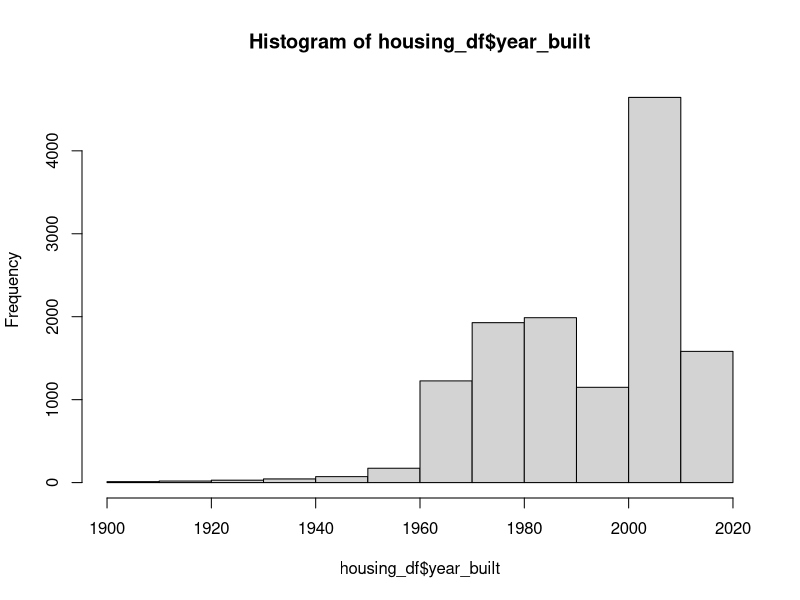

The R source for this figure: (Note: this script raises an error after producing the figure.)
# Assignment: 6.1 - Housing Data
# Name: Stoneburner, Kurt
# Date: 2020-07-06
removeColsFromDF <- function(input_df, removeCols){
  ###########################################################################
  ### Remove Columns from a a data frame the Hard Way!
  ### I don't like the clever answers from the Internet that I don't quite
  ### Understand.
  ###########################################################################
  ### Purpose: Return a data frame without the columns listed in removeCols
  ###########################################################################
  ### Variables #############################################################
  ###########################################################################
  ### input_df: Data Frame that needs columns removed
  ### removeCols: Vector of columns names as strings to be removed:
  ###             Example: c("date","Location","col1","col2")
  ###########################################################################
  
  
  ### Build a new vector of names by excluding values in removeCols
  newColNames <- lapply(colnames(input_df), function(x){
    
    
    if ( (x %in% removeCols) == FALSE) {return(x)}
    
  })
  
  ### Initialize output data frame with the first column from input. 
  ### This allows us to cbind in the loop. The first column will be
  ### removed later
  output_df = data.frame(input_df[1])
  
  ### Build output data frame by adding in columns from newColNames
  ### For each new column name
  for (i in 1:length(newColNames)){
    
    ########################################################################################
    ### Build column name
    ########################################################################################
    ### Not exactly sure why I need to unlist.
    ### probably should use a different function from lapply. Maybe capply? But this works
    ########################################################################################
    thisColName <- unlist(newColNames[i])
    
    output_df <- cbind(output_df,input_df[thisColName])
    
  }### END Each New Column Name
  
  return(output_df)
  
}### END RemoveColsFromDF
## Set the working directory to the root of your DSC 520 directory

#setwd("C:\\Users\\newcomb\\DSCProjects\\DSC\\DSC520\\wk06")
setwd("L:\\stonk\\projects\\DSC\\DSC\\DSC520\\wk06")


## Load the housing data
raw_housing_df <- read.csv("week-7-housing.csv")

## Remove the double date first column from CSV
#raw_housing_df <- raw_housing_df[2:length(colnames(raw_housing_df))]

head(raw_housing_df)
housing_df <- removeColsFromDF(raw_housing_df,c("lon",
                                                "lat",
                                                "addr_full",
                                                "ctyname",
                                                "postalctyn",
                                                "prop_type",
                                                "year_renovated",
                                                "current_zoning",
                                                "bath_full_count",
                                                "bath_half_count",
                                                "bath_3qtr_count",
                                                "present_use"))[,-1]

housing_df <- removeColsFromDF(raw_housing_df,c("lon",
                                                "lat",
                                                "addr_full",
                                                "ctyname",
                                                "postalctyn",
                                                "prop_type",
                                                "year_renovated",
                                                "current_zoning",
                                                "bath_full_count",
                                                "bath_half_count",
                                                "bath_3qtr_count",
                                                "sitetype",
                                                "sale_warning",
                                                "present_use",
                                                "sale_reason",
                                                "sale_instrument",
                                                "Sale.Date"))[,-1]

#### Combine the bathrooms
bath_total <- raw_housing_df$bath_full_count + (raw_housing_df$bath_half_count *.5) + (raw_housing_df$bath_3qtr_count *.75)

housing_df <- cbind(housing_df,bath_total)
tail(housing_df)

cor(housing_df)[1,]

### Calculate the age of the house (Sale Date - sale_year)
cor(housing_df)[1,]


### b.
### base_lm: Predicts Sale Price based on lot lot size
salePrice_base_lm <-  lm(Sale.Price ~ sq_ft_lot, data=housing_df)
summary(salePrice_base_lm)
salePrice_naieve_lm <-  lm(Sale.Price ~ zip5 + bedrooms + bath_total + square_feet_total_living, data=housing_df)
summary(salePrice_naieve_lm)
salePrice_complex_4_lm <-    lm(Sale.Price ~ square_feet_total_living + building_grade + bath_total, data=housing_df)
summary(salePrice_complex_4_lm)
salePrice_complex_6_lm <-    lm(Sale.Price ~ square_feet_total_living + building_grade + bedrooms + bath_total + year_built, data=housing_df)
summary(salePrice_complex_6_lm)

hist(housing_df$year_built)
hist(housing_df$house_age)
cor(housing_df$year_built,housing_df$house_age)

## c. Execute a summary() function on two variables defined in the previous step to compare the model results. What are the R2 and Adjusted R2 statistics? Explain what these results tell you about the overall model. Did the inclusion of the additional predictors help explain any large variations found in Sale Price?
summary(salePrice_base_lm)
cor(housing_df[2:length(housing_df)])
summary(salePrice_complex_lm)
head(housing_df)

cor(num_housing_df)[1,]
head(num_housing_df)

unique(bath_total)

hist(bath_total)
plot(bath_total,housing_df$Sale.Price)
plot(raw_housing_df$bath_full_count,housing_df$Sale.Price)

summary(raw_housing_df$bath_full_count)
summary(bath_total)

iqr_dumper_df <- housing_df[which(housing_df$bath_total <= 5),]
iqr_dumper_df <- iqr_dumper_df[which(iqr_dumper_df$bath_total > 1),]
nrow(iqr_dumper_df)
cor(iqr_dumper_df)[1,]
plot(iqr_dumper_df$bath_total,iqr_dumper_df$Sale.Price)
housing_df$Sale.Date <-  as.Date(housing_df$Sale.Date,  tryFormats = c("%m/%d/%Y") )
sale_year
housing_df <- cbind(housing_df,sale_year)
housing_df <- cbind(housing_df,year_built)



housing_df$year_built

housing_df[ which(housing_df$sale_year < housing_df$year_built),]

raw_housing_df[136,]

housing_df$Sale.Date

head(housing_df)
str(housing_df)
unique(raw_housing_df$sitetype)
unique(raw_housing_df$current_zoning)
unique(raw_housing_df$year_renovated)
unique(raw_housing_df$sale_reason)
unique(raw_housing_df$building_grade)
unique(raw_housing_df$present_use)
unique(raw_housing_df$sale_warning)
unique(raw_housing_df$sale_instrument)
unique(raw_housing_df$present_use)
hist(raw_housing_df$present_use)
unique(raw_housing_df$present_use)


present_use_count <- vapply(unique(raw_housing_df$present_use), function(x){
  thisUseVector <- raw_housing_df [ which(raw_housing_df$present_use == x),]
  
  return(nrow(thisUseVector))},numeric(1))

present_use_count

11931 / nrow(raw_housing_df)


length(unique(raw_housing_df$current_zoning))
current_zoning_count <- vapply(unique(raw_housing_df$current_zoning), function(x){
  thisUseVector <- raw_housing_df [ which(raw_housing_df$current_zoning == x),]
  
  return(nrow(thisUseVector))},numeric(1))

current_zoning_count

## Convert current_zoning into a numeric value.
## Build a number vector based on the unique values in current_zoning
zoning_zones <- unique(raw_housing_df$current_zoning)

### Return the index Value from zoning_zones

coded_zoning <- vapply(raw_housing_df$current_zoning, function(x){
  thisIndex <- match(x,zoning_zones)
  return(thisIndex)},numeric(1))

cor(cbind(housing_df,coded_zoning))[1,]
tail(housing_df)
hist(coded_zoning)
hist(raw_housing_df$present_use)

cor(coded_zoning,raw_housing_df$present_use)

year_built <- as.numeric(raw_housing_df$year_built)
year_built
raw_housing_df$Sale.Date
sale_year <- format(as.Date(raw_housing_df$Sale.Date, format="%m/%d/%Y"),"%Y")
sale_year
sale_year <- as.numeric(sale_year)
sale_year
house_age <- (sale_year - year_built)

house_age

house_age <- vapply(house_age, function(x){
  if (x < 0 ) { return(0)}
  return(x)
},numeric(1))

cor(housing_df)[1,]
housing_df <- cbind(housing_df,house_age)
